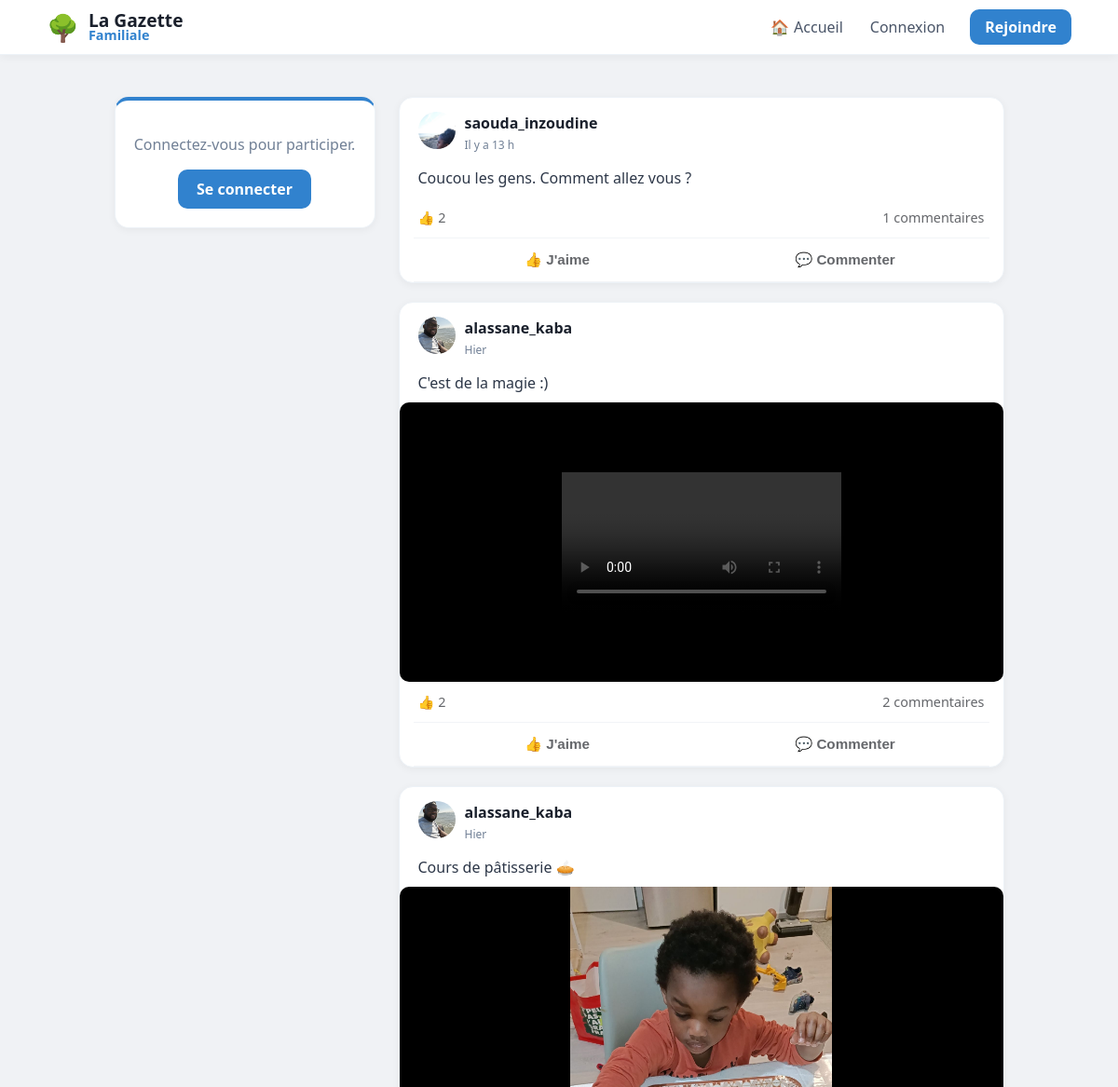
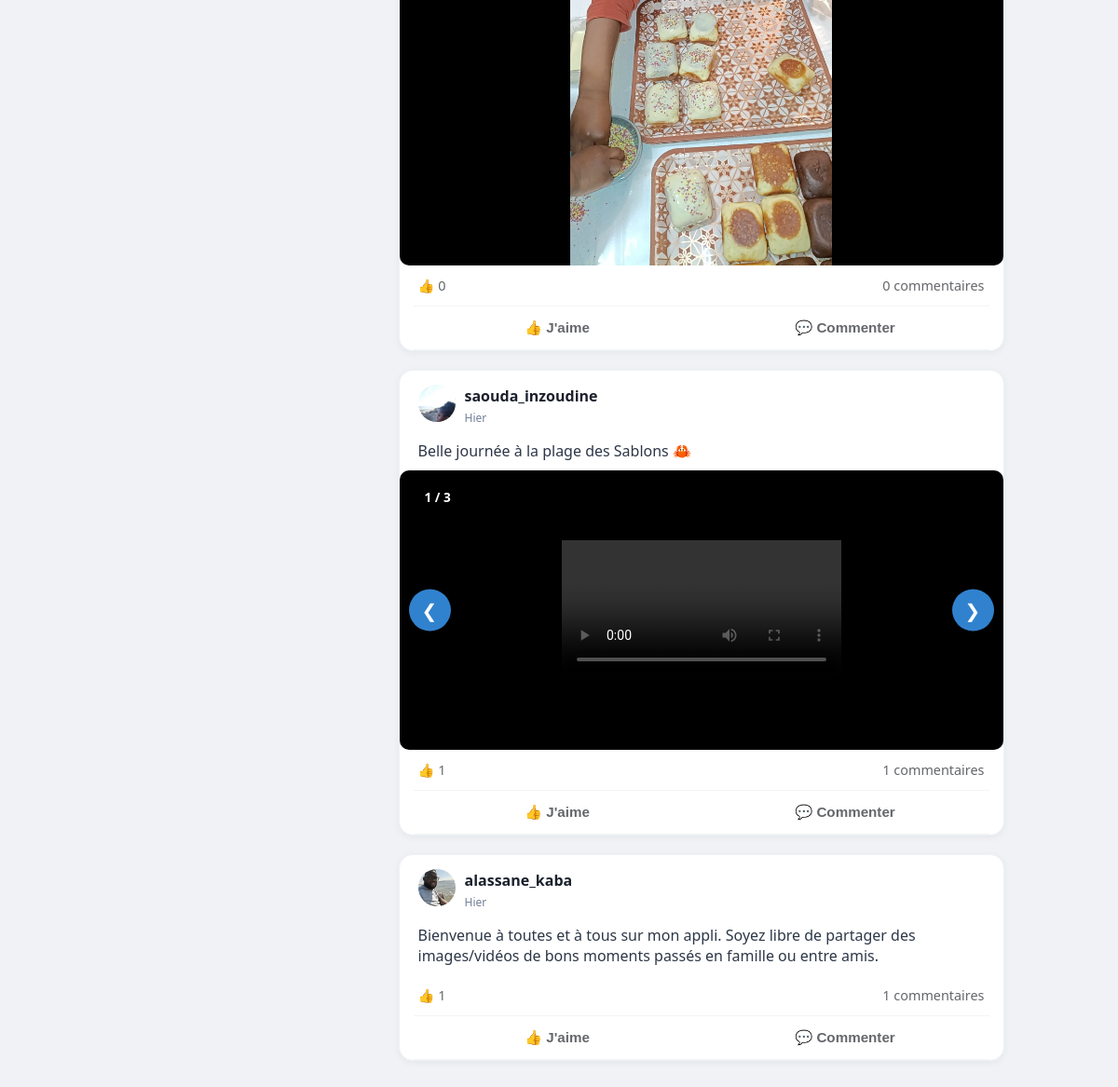
The page / on the database its author committed (2 pictures, top to bottom).
### tables this page shows
CREATE TABLE posts (
                id INTEGER PRIMARY KEY AUTOINCREMENT, 
                username TEXT, 
                content TEXT, 
                likes INTEGER DEFAULT 0, 
                image TEXT,
                created_at DATETIME DEFAULT CURRENT_TIMESTAMP
            );

CREATE TABLE users (
                id INTEGER PRIMARY KEY AUTOINCREMENT, 
                email TEXT UNIQUE, 
                firstname TEXT, 
                lastname TEXT, 
                username TEXT UNIQUE, 
                password TEXT, 
                avatar TEXT,
                is_approved INTEGER DEFAULT 0,
                is_admin INTEGER DEFAULT 0
            , cover TEXT, bio TEXT);

CREATE TABLE post_medias (
                        id INTEGER PRIMARY KEY AUTOINCREMENT,
                        post_id INTEGER,
                        filename TEXT,
                        file_type TEXT, -- 'image' ou 'video'
                        FOREIGN KEY (post_id) REFERENCES posts (id) ON DELETE CASCADE
                    );

### app.py (the view)
@app.route("/")
def home():
    with get_db() as db:
        posts_query = db.execute("""
            SELECT posts.*, users.avatar AS user_avatar,
                (SELECT COUNT(*) FROM reactions WHERE post_id=posts.id AND type='thumb') as thumbs,
                (SELECT COUNT(*) FROM reactions WHERE post_id=posts.id AND type='heart') as hearts
            FROM posts
            JOIN users ON posts.username = users.username
            ORDER BY posts.id DESC
        """).fetchall()
        posts = [dict(row) for row in posts_query]
        for post in posts:
            medias = db.execute("SELECT * FROM post_medias WHERE post_id = ?", (post['id'],)).fetchall()
            post['medias'] = medias  # On ajoute la liste des médias au post
        comments = db.execute('''
            SELECT comments.*, users.avatar AS comm_avatar
            FROM comments
            JOIN users ON comments.username = users.username
        ''').fetchall()
    return render_template("home.html", posts=posts, comments=comments)

### app.py (called while the page is built)
def get_db():
    db = sqlite3.connect("database.db")
    db.row_factory = sqlite3.Row
    return db

@app.context_processor
def inject_pending_count():
    if session.get('is_admin'):
        db = get_db()
        count = db.execute("SELECT COUNT(*) as total FROM users WHERE is_approved = 0").fetchone()
        return {'pending_count': count['total']}
    return {'pending_count': 0}

@app.template_filter('relative_time')
def relative_time(date_str):
    if not date_str:
        return "Date inconnue"
    past = datetime.strptime(date_str, '%Y-%m-%d %H:%M:%S')
    now = datetime.now(timezone.utc).replace(tzinfo=None)
    diff = now - past
    if diff.days == 0:
        if diff.seconds < 60:
            return "À l'instant"
        if diff.seconds < 3600:
            return f"Il y a {diff.seconds // 60} min"
        return f"Il y a {diff.seconds // 3600} h"
    if diff.days == 1:
        return "Hier"
    if diff.days < 7:
        return f"Il y a {diff.days} jours"
    return past.strftime('%d/%m/%Y')

### templates/home.html (shortened to what this page needs)
{% extends "base.html" %}
{% block content %}
<aside class="sidebar">
    <div class="post-card" style="text-align: center; border-top: 4px solid #3182ce;">
        {% if session.get("user") %}
            <div style="font-size: 50px; margin-bottom: 10px;">🌳</div>
            <h3 style="margin: 0; color: #2d3748;">Bonjour,</h3>
            <h2 style="margin: 5px 0; color: #1a202c; font-size: 1.4em;">{{ session['user'] }}</h2>
            <div style="margin-top: 20px; padding-top: 15px; border-top: 1px solid #edf2f7;">
                <a href="{{ url_for('profile', username=session['user']) }}" style="text-decoration: none; color: #3182ce; font-weight: 700; font-size: 0.9em;">Voir mon mur →</a>
            </div>
        {% else %}
            <p style="color: #718096;">Connectez-vous pour participer.</p>
            <a href="/login" style="display: inline-block; background: #3182ce; color: white; padding: 10px 20px; border-radius: 10px; text-decoration: none; font-weight: bold;">Se connecter</a>
        {% endif %}
    </div>
</aside>
<main class="feed">
    {% for post in posts %}
    <div class="post-card" style="padding: 0; overflow: hidden; margin-bottom: 20px;">
        <div style="padding: 15px 20px; display: flex; justify-content: space-between; align-items: center;">
                    <div style="display: flex; align-items: center; gap: 10px;">
            <a href="{{ url_for('profile', username=post['username']) }}">
                <img src="{{ url_for('static', filename='avatars/' + (post['user_avatar'] if post['user_avatar'] else 'default.png')) }}"
                     style="width: 40px; height: 40px; border-radius: 50%; object-fit: cover;">
            </a>
            <div>
                <a href="{{ url_for('profile', username=post['username']) }}" style="text-decoration: none;">
                    <strong style="display: block; color: #1a202c;">{{ post['username'] }}</strong>
                </a>
                <span class="live-date" data-time="{{ post['created_at'] }}" style="font-size: 0.75em; color: #718096;">
                    {{ post['created_at'] | relative_time }}
                </span>
            </div>
        </div>
        </div>
        <div style="padding: 0 20px 10px 20px; white-space: pre-wrap; color: #2d3748;">{{ post['content'] }}</div>
        {% if post.medias %}
        <div class="carousel-container" id="carousel-{{ post.id }}" style="position: relative; background: #000; display: flex; align-items: center; justify-content: center; min-height: 300px;">
            {% if post.medias|length > 1 %}
            <div class="carousel-counter" style="position: absolute; top: 15px; left: 15px; background: rgba(0,0,0,0.6); color: white; padding: 4px 12px; border-radius: 20px; font-size: 0.85em; z-index: 10; font-weight: bold;">
                <span class="current">1</span> / {{ post.medias|length }}
            </div>
            {% endif %}
            <div class="carousel-items" style="width: 100%;">
                {% for media in post.medias %}
                    <div class="carousel-item {% if loop.first %}active{% endif %}" style="display: {% if loop.first %}block{% else %}none{% endif %}; text-align: center;">
                        {% if media.file_type == 'video' %}
                            <video src="{{ url_for('static', filename='uploads/' + media.filename) }}" controls style="max-width: 100%; max-height: 500px; display: block; margin: 0 auto;"></video>
                        {% else %}
                            <img src="{{ url_for('static', filename='uploads/' + media.filename) }}" style="max-width: 100%; max-height: 500px; object-fit: contain; display: block; margin: 0 auto;" onclick="window.open(this.src)">
                        {% endif %}
                    </div>
                {% endfor %}
            </div>
            {% if post.medias|length > 1 %}
                <button class="prev" onclick="moveSlide('{{ post.id }}', -1)" style="position: absolute; left: 10px; background: rgba(255,255,255,0.3); border: none; color: white; font-size: 20px; padding: 10px; border-radius: 50%; cursor: pointer;">&#10094;</button>
                <button class="next" onclick="moveSlide('{{ post.id }}', 1)" style="position: absolute; right: 10px; background: rgba(255,255,255,0.3); border: none; color: white; font-size: 20px; padding: 10px; border-radius: 50%; cursor: pointer;">&#10095;</button>
            {% endif %}
        </div>
        {% endif %}
        <div style="display: flex; justify-content: space-between; padding: 12px 20px; font-size: 0.9em; color: #65676b;">
            <div>👍 <span id="thumbs-{{ post['id'] }}">{{ post['thumbs'] }}</span></div>
            <div style="cursor: pointer;" onclick="toggleComments({{ post['id'] }})">
                <span id="comment-count-{{ post['id'] }}">{{ comments|selectattr('post_id', 'equalto', post['id'])|list|length }}</span> commentaires
            </div>
        </div>
        <div style="display: flex; border-top: 1px solid #f2f4f7; border-bottom: 1px solid #f2f4f7; margin: 0 15px; padding: 2px 0;">
            <button onclick="react({{ post['id'] }}, 'thumb')" class="action-btn" style="flex: 1; background: none; border: none; padding: 10px; color: #65676b; font-weight: 600; cursor: pointer;">👍 J'aime</button>
            <button onclick="toggleComments({{ post['id'] }})" class="action-btn" style="flex: 1; background: none; border: none; padding: 10px; color: #65676b; font-weight: 600; cursor: pointer;">💬 Commenter</button>
        </div>
    </div>
    {% endfor %}
</main>
{% endblock %}

### static/style.css (style rules this page uses)
body { font-family: 'Segoe UI', system-ui, -apple-system, sans-serif; background: #f0f2f5; margin: 0; color: #1a202c; }
.post-card { background: white; border-radius: 15px; padding: 20px; margin-bottom: 20px; box-shadow: 0 2px 8px rgba(0,0,0,0.05); border: 1px solid #edf2f7; overflow: hidden; }
.action-btn { flex: 1; background: none; border: none; padding: 10px; color: #65676b; font-weight: 600; font-size: 0.95em; cursor: pointer; display: flex; align-items: center; justify-content: center; gap: 8px; transition: background 0.2s; border-radius: 6px; margin: 2px; }
.carousel-container { position: relative; width: 100%; max-height: 500px; background: #000; border-radius: 10px; overflow: hidden; }
.carousel-item { display: none; text-align: center; }
.carousel-item.active { display: block; }
.carousel-item img, .carousel-item video { max-width: 100%; max-height: 500px; }
.prev, .next { width: 45px !important; height: 45px !important; border-radius: 50% !important; position: absolute !important; top: 50% !important; transform: translateY(-50%) !important; z-index: 999 !important; background-color: #3182ce !important; color: white !important; display: flex !important; align-items: center !important; justify-content: center !important; cursor: pointer !important; border: none !important; transition: all 0.3s ease !important; }
.prev { left: 10px !important; }
.next { right: 10px !important; }

### templates/base.html (style rules this page uses)
:root { --bg-color: #f0f2f5; --primary: #3182ce; --text-main: #1a202c; --text-light: #718096; --danger: #e53e3e; --success: #38a169; --info: #3182ce; }
body { background-color: var(--bg-color); margin: 0; font-family: 'Segoe UI', system-ui, -apple-system, sans-serif; }

### rows shown on the page
posts: avatar (picture), username "saouda_inzoudine", created_at|relative_time "Il y a 13 h", content "Coucou les gens. Comment allez vous ?", thumbs "2", id "1"
posts: avatar (picture), username "alassane_kaba", created_at|relative_time "Hier", content "C'est de la magie :)", thumbs "2", id "2"
posts: avatar (picture), username "alassane_kaba", created_at|relative_time "Hier", content "Cours de pâtisserie 🥧", {{ post.id }} 3 (drawn), thumbs "0", id "0"
post_medias: filename (picture)
posts: avatar (picture), username "saouda_inzoudine", created_at|relative_time "Hier", content "Belle journée à la plage des Sablons 🦀", medias|length "3", thumbs "1", id "1"
posts: avatar (picture), username "alassane_kaba", created_at|relative_time "Hier", content "Bienvenue à toutes et à tous sur mon appli. Soyez libre de partager des images/vidéos de bons moments passés en famille ou entre amis.", thumbs "1", id "1"
